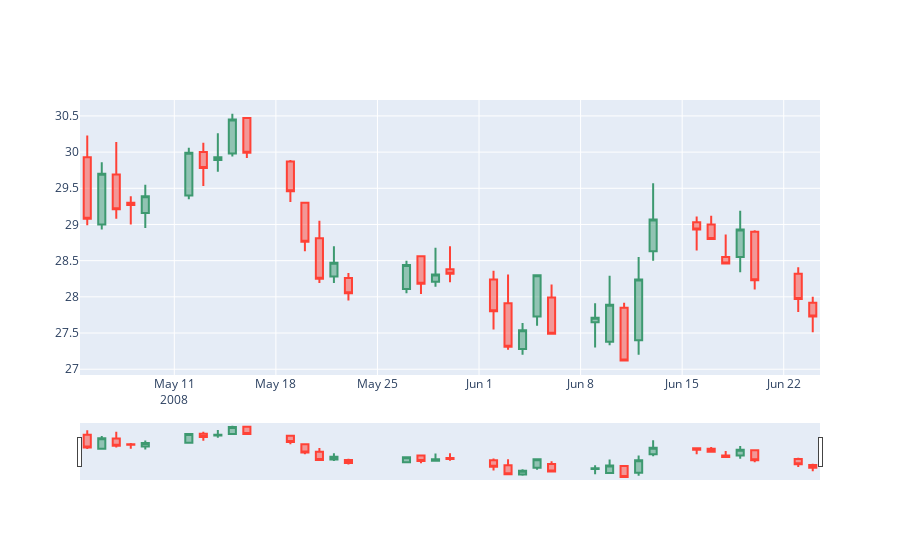

Notebook code cell kept with this figure:
### Code cell
def change_granularity_to_day(df: pd.DataFrame):
    df['date'] = pd.to_datetime(df['date'])
    data_f = df.groupby(pd.Grouper(key='date', freq='d')).agg(
        {"open": "first", "high": ["max"], "low": ["min"], "close": "last", "volume": ["sum"]})
    data_f.columns = ["open", "high", "low", "close", "volume"]
    return data_f.reset_index()

data_f = change_granularity_to_day(data_frame)
df = data_f[0:51]
fig = go.Figure(data=[go.Candlestick(x=df['date'],
                                     open=df['open'],
                                     high=df['high'],
                                     low=df['low'],
                                     close=df['close'],
                                     hovertext=
                                     'Date: %{x}<br>' +
                                     'Open: %{open}<br>' +
                                     'High: %{high}<br>' +
                                     'Low: %{low}<br>' +
                                     'Close: %{close}<br>' +
                                     'Bullish Reversal Rate: 2<br>' +
                                     'Breakout: 48 <br>')])

fig.show()

### Figure 1 — Plotly figure (JSON) as saved in the notebook; plotly's stock layout.template omitted (floating-point values rounded to 4 significant figures)
{"data": [{"close": [29.08, 29.7, 29.21, 29.27, 29.39, null, null, 29.99, 29.78, 29.93, 30.45, 29.99, null, null, 29.46, 28.76, 28.25, 28.47, 28.05, null, null, null, 28.44, 28.18, 28.31, 28.32, null, null, 27.8, 27.31, 27.54, 28.3, 27.49, null, null, 27.71, 27.89, 27.12, 28.24, 29.07, null, null, 28.93, 28.8, 28.46, 28.93, 28.23, null, null, 27.97, 27.73], "high": [30.23, 29.86, 30.14, 29.39, 29.55, null, null, 30.06, 30.13, 30.26, 30.53, 30.48, null, null, 29.89, 29.31, 29.05, 28.7, 28.33, null, null, null, 28.5, 28.57, 28.68, 28.7, null, null, 28.36, 28.31, 27.64, 28.3, 28.17, null, null, 27.91, 28.29, 27.92, 28.55, 29.57, null, null, 29.11, 29.12, 28.86, 29.19, 28.92, null, null, 28.41, 28], "hovertext": "Date: %{x}<br>Open: %{open}<br>High: %{high}<br>Low: %{low}<br>Close: %{close}<br>Bullish Reversal Rate: 2<br>Breakout: 48 <br>", "low": [28.99, 28.93, 29.08, 29, 28.95, null, null, 29.35, 29.53, 29.73, 29.94, 29.92, null, null, 29.31, 28.63, 28.19, 28.19, 27.95, null, null, null, 28.05, 28.04, 28.14, 28.2, null, null, 27.55, 27.27, 27.2, 27.6, 27.49, null, null, 27.3, 27.33, 27.11, 27.2, 28.5, null, null, 28.64, 28.79, 28.46, 28.34, 28.1, null, null, 27.79, 27.51], "open": [29.93, 29, 29.69, 29.3, 29.16, null, null, 29.4, 30, 29.89, 29.98, 30.47, null, null, 29.87, 29.3, 28.81, 28.28, 28.26, null, null, null, 28.11, 28.56, 28.21, 28.38, null, null, 28.24, 27.91, 27.28, 27.73, 27.99, null, null, 27.65, 27.38, 27.85, 27.4, 28.63, null, null, 29.03, 29, 28.55, 28.55, 28.9, null, null, 28.32, 27.92], "type": "candlestick", "x": ["2008-05-05T00:00:00", "2008-05-06T00:00:00", "2008-05-07T00:00:00", "2008-05-08T00:00:00", "2008-05-09T00:00:00", "2008-05-10T00:00:00", "2008-05-11T00:00:00", "2008-05-12T00:00:00", "2008-05-13T00:00:00", "2008-05-14T00:00:00", "2008-05-15T00:00:00", "2008-05-16T00:00:00", "2008-05-17T00:00:00", "2008-05-18T00:00:00", "2008-05-19T00:00:00", "2008-05-20T00:00:00", "2008-05-21T00:00:00", "2008-05-22T00:00:00", "2008-05-23T00:00:00", "2008-05-24T00:00:00", "2008-05-25T00:00:00", "2008-05-26T00:00:00", "2008-05-27T00:00:00", "2008-05-28T00:00:00", "2008-05-29T00:00:00", "2008-05-30T00:00:00", "2008-05-31T00:00:00", "2008-06-01T00:00:00", "2008-06-02T00:00:00", "2008-06-03T00:00:00", "2008-06-04T00:00:00", "2008-06-05T00:00:00", "2008-06-06T00:00:00", "2008-06-07T00:00:00", "2008-06-08T00:00:00", "2008-06-09T00:00:00", "2008-06-10T00:00:00", "2008-06-11T00:00:00", "2008-06-12T00:00:00", "2008-06-13T00:00:00", "2008-06-14T00:00:00", "2008-06-15T00:00:00", "2008-06-16T00:00:00", "2008-06-17T00:00:00", "2008-06-18T00:00:00", "2008-06-19T00:00:00", "2008-06-20T00:00:00", "2008-06-21T00:00:00", "2008-06-22T00:00:00", "2008-06-23T00:00:00", "2008-06-24T00:00:00"]}], "layout": {}}
